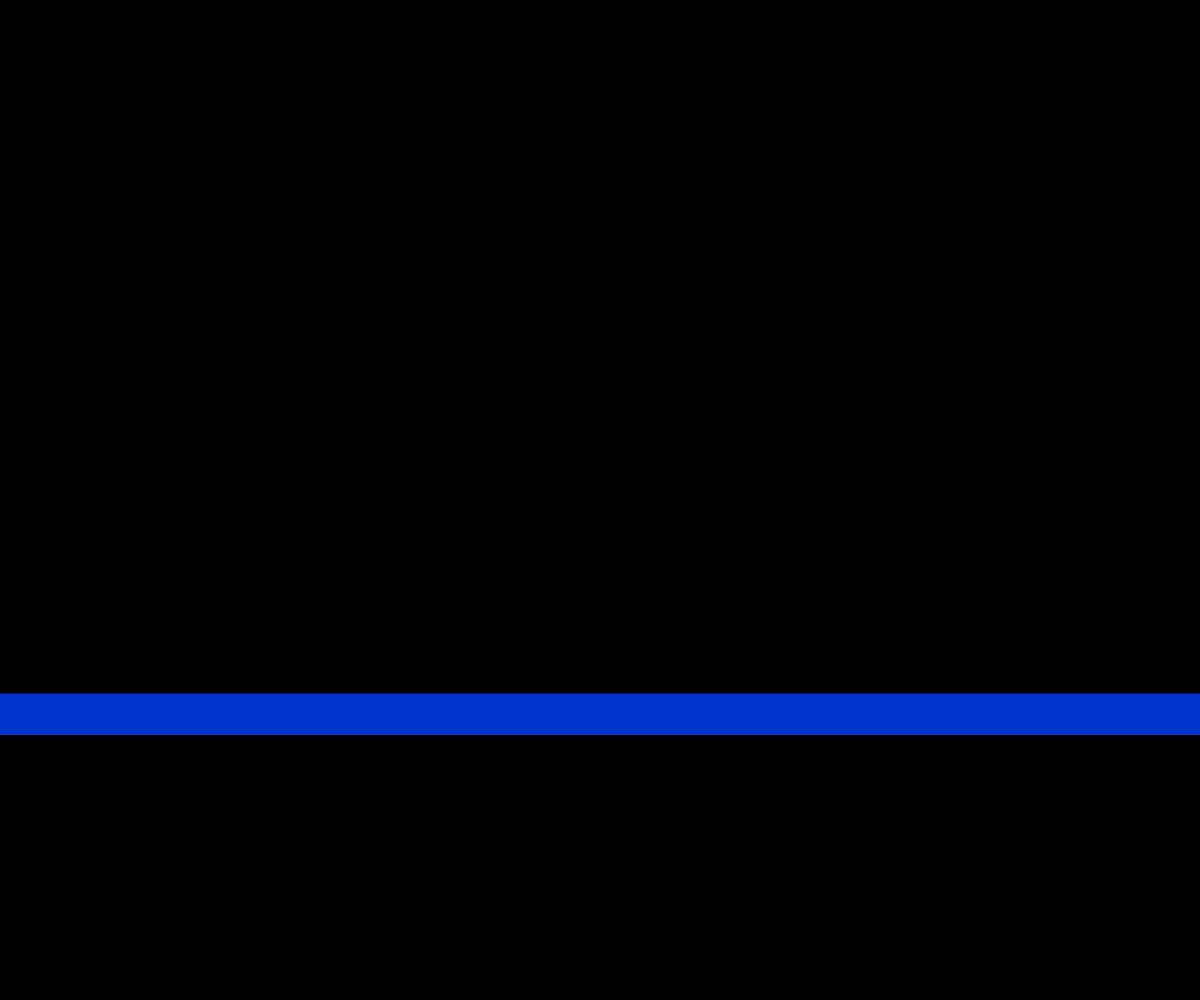
Frame 1 (no input)
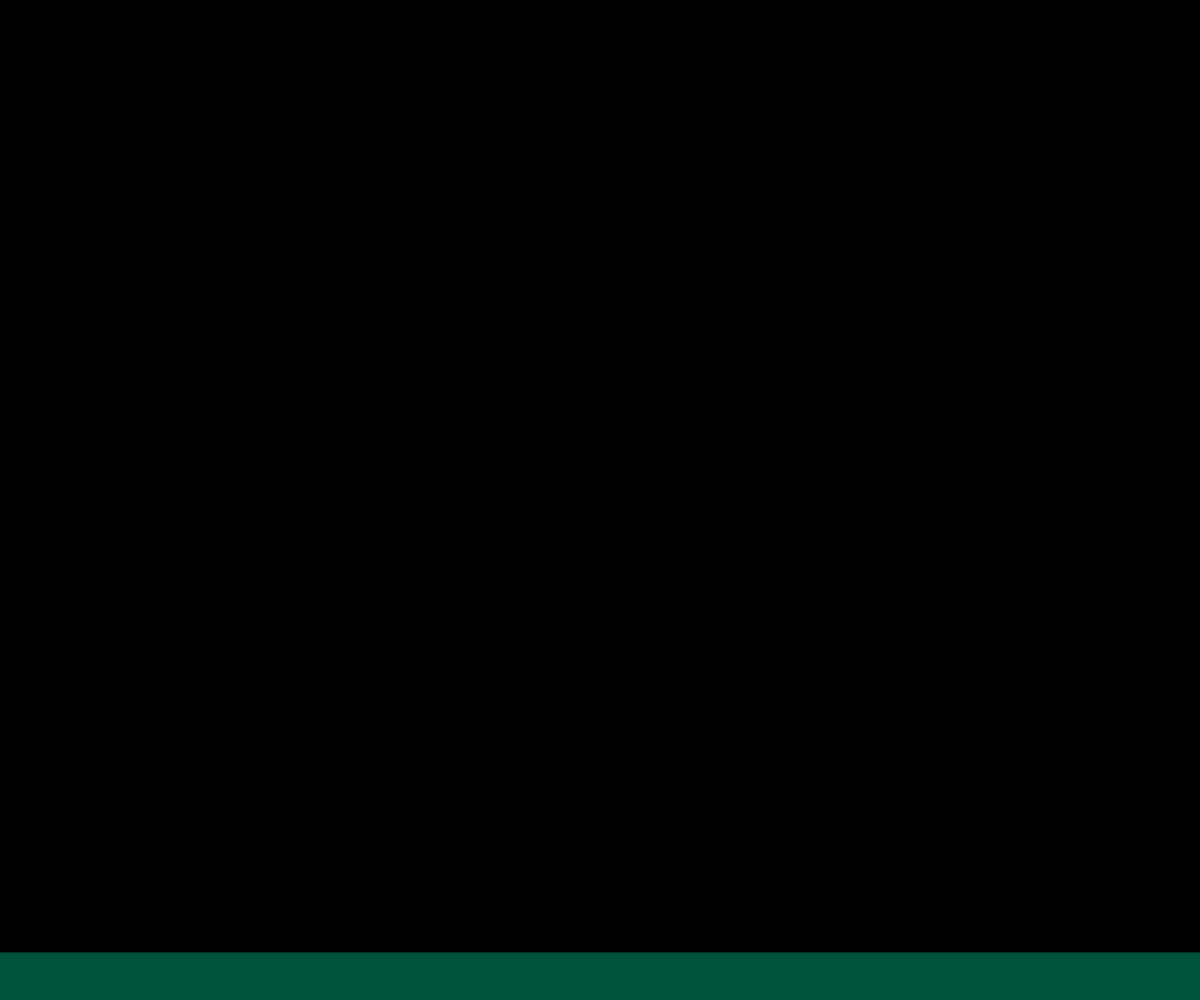
Frame 60 (no input)
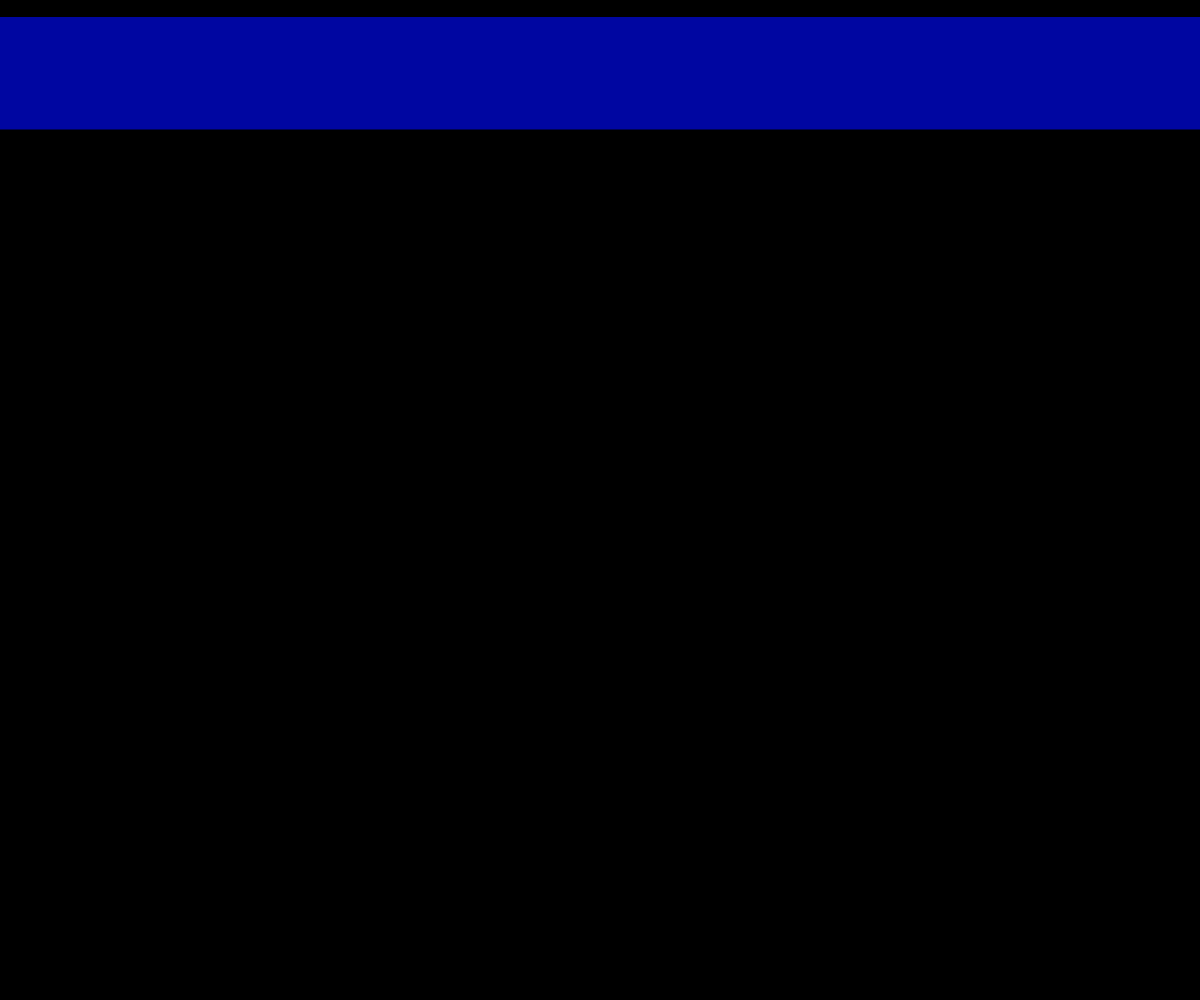
Frame 120 (the mouse pressed at the canvas centre since frame 60)

The p5.js sketch that drew these frames (run headless with seeded random() and noise() and a simulated clock; from frame 60 on, the mouse is pressed at the canvas centre):

// p5.js sketch
// ── sketch.js
function setup() {
    // put setup code here
    createCanvas(windowWidth, windowHeight);
  }
  
  function draw() {
    // put drawing code here
    background(0);
    var lineY =random(height);

    strokeWeight(random(200));
    stroke(random(0), random(150), random(255));
    line(0, lineY, width, lineY);
  }
  
  
